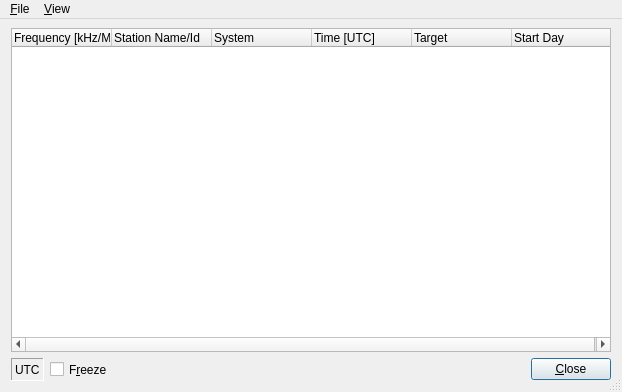
<?xml version="1.0" encoding="UTF-8"?>
<ui version="4.0">
 <class>LiveScheduleWindow</class>
 <widget class="QDialog" name="LiveScheduleWindow">
  <property name="geometry">
   <rect>
    <x>0</x>
    <y>0</y>
    <width>622</width>
    <height>392</height>
   </rect>
  </property>
  <property name="windowTitle">
   <string>Live Schedule</string>
  </property>
  <property name="windowIcon">
   <iconset resource="res/icons.qrc">
    <normaloff>:/icons/MainIcon.svg</normaloff>:/icons/MainIcon.svg</iconset>
  </property>
  <property name="sizeGripEnabled">
   <bool>true</bool>
  </property>
  <layout class="QVBoxLayout" name="verticalLayout_2">
   <property name="spacing">
    <number>0</number>
   </property>
   <property name="margin">
    <number>0</number>
   </property>
   <item>
    <widget class="QMenuBar" name="menubar">
     <widget class="QMenu" name="menuFile">
      <property name="title">
       <string>&amp;File</string>
      </property>
      <addaction name="actionSave"/>
      <addaction name="separator"/>
      <addaction name="actionClose"/>
     </widget>
     <widget class="QMenu" name="menu_View">
      <property name="title">
       <string>&amp;View</string>
      </property>
      <widget class="QMenu" name="menuStations_preview">
       <property name="title">
        <string>Stations &amp;preview</string>
       </property>
       <addaction name="actionDisabled"/>
       <addaction name="action5minutes"/>
       <addaction name="action15minutes"/>
       <addaction name="action30minutes"/>
      </widget>
      <addaction name="actionShowOnlyActiveStations"/>
      <addaction name="actionShowAllStations"/>
      <addaction name="menuStations_preview"/>
     </widget>
     <addaction name="menuFile"/>
     <addaction name="menu_View"/>
    </widget>
   </item>
   <item>
    <layout class="QVBoxLayout" name="verticalLayout">
     <property name="spacing">
      <number>6</number>
     </property>
     <property name="leftMargin">
      <number>11</number>
     </property>
     <property name="topMargin">
      <number>9</number>
     </property>
     <property name="rightMargin">
      <number>11</number>
     </property>
     <property name="bottomMargin">
      <number>11</number>
     </property>
     <item>
      <widget class="QTreeWidget" name="ListViewStations">
       <property name="sizePolicy">
        <sizepolicy hsizetype="Expanding" vsizetype="Expanding">
         <horstretch>0</horstretch>
         <verstretch>0</verstretch>
        </sizepolicy>
       </property>
       <property name="rootIsDecorated">
        <bool>false</bool>
       </property>
       <property name="uniformRowHeights">
        <bool>true</bool>
       </property>
       <column>
        <property name="text">
         <string>Frequency [kHz/MHz]</string>
        </property>
       </column>
       <column>
        <property name="text">
         <string>Station Name/Id</string>
        </property>
       </column>
       <column>
        <property name="text">
         <string>System</string>
        </property>
       </column>
       <column>
        <property name="text">
         <string>Time [UTC]</string>
        </property>
       </column>
       <column>
        <property name="text">
         <string>Target</string>
        </property>
       </column>
       <column>
        <property name="text">
         <string>Start Day</string>
        </property>
       </column>
      </widget>
     </item>
     <item>
      <layout class="QHBoxLayout" name="horizontalLayout">
       <item>
        <widget class="QLabel" name="TextLabelUTCTime">
         <property name="sizePolicy">
          <sizepolicy hsizetype="Minimum" vsizetype="Maximum">
           <horstretch>0</horstretch>
           <verstretch>0</verstretch>
          </sizepolicy>
         </property>
         <property name="minimumSize">
          <size>
           <width>0</width>
           <height>23</height>
          </size>
         </property>
         <property name="frameShape">
          <enum>QFrame::Panel</enum>
         </property>
         <property name="frameShadow">
          <enum>QFrame::Sunken</enum>
         </property>
         <property name="text">
          <string>UTC</string>
         </property>
         <property name="wordWrap">
          <bool>false</bool>
         </property>
        </widget>
       </item>
       <item>
        <widget class="QCheckBox" name="CheckBoxFreeze">
         <property name="sizePolicy">
          <sizepolicy hsizetype="Minimum" vsizetype="Minimum">
           <horstretch>0</horstretch>
           <verstretch>0</verstretch>
          </sizepolicy>
         </property>
         <property name="text">
          <string>F&amp;reeze</string>
         </property>
        </widget>
       </item>
       <item>
        <spacer name="Spacer4">
         <property name="orientation">
          <enum>Qt::Horizontal</enum>
         </property>
         <property name="sizeType">
          <enum>QSizePolicy::Expanding</enum>
         </property>
         <property name="sizeHint" stdset="0">
          <size>
           <width>20</width>
           <height>20</height>
          </size>
         </property>
        </spacer>
       </item>
       <item>
        <widget class="QPushButton" name="buttonOk">
         <property name="sizePolicy">
          <sizepolicy hsizetype="Minimum" vsizetype="Maximum">
           <horstretch>0</horstretch>
           <verstretch>0</verstretch>
          </sizepolicy>
         </property>
         <property name="text">
          <string>&amp;Close</string>
         </property>
         <property name="autoDefault">
          <bool>true</bool>
         </property>
         <property name="default">
          <bool>true</bool>
         </property>
        </widget>
       </item>
      </layout>
     </item>
    </layout>
   </item>
  </layout>
  <action name="actionShowOnlyActiveStations">
   <property name="checkable">
    <bool>true</bool>
   </property>
   <property name="text">
    <string>Show only active stations</string>
   </property>
  </action>
  <action name="actionShowAllStations">
   <property name="checkable">
    <bool>true</bool>
   </property>
   <property name="text">
    <string>Show all stations</string>
   </property>
  </action>
  <action name="action5minutes">
   <property name="checkable">
    <bool>true</bool>
   </property>
   <property name="text">
    <string>5 minutes</string>
   </property>
  </action>
  <action name="action15minutes">
   <property name="checkable">
    <bool>true</bool>
   </property>
   <property name="text">
    <string>15 minutes</string>
   </property>
  </action>
  <action name="action30minutes">
   <property name="checkable">
    <bool>true</bool>
   </property>
   <property name="text">
    <string>30 minutes</string>
   </property>
  </action>
  <action name="actionDisabled">
   <property name="checkable">
    <bool>true</bool>
   </property>
   <property name="text">
    <string>&amp;Disabled</string>
   </property>
  </action>
  <action name="actionSave">
   <property name="text">
    <string>&amp;Save...</string>
   </property>
  </action>
  <action name="actionClose">
   <property name="text">
    <string>&amp;Close</string>
   </property>
  </action>
 </widget>
 <resources>
  <include location="res/icons.qrc"/>
 </resources>
 <connections/>
</ui>
